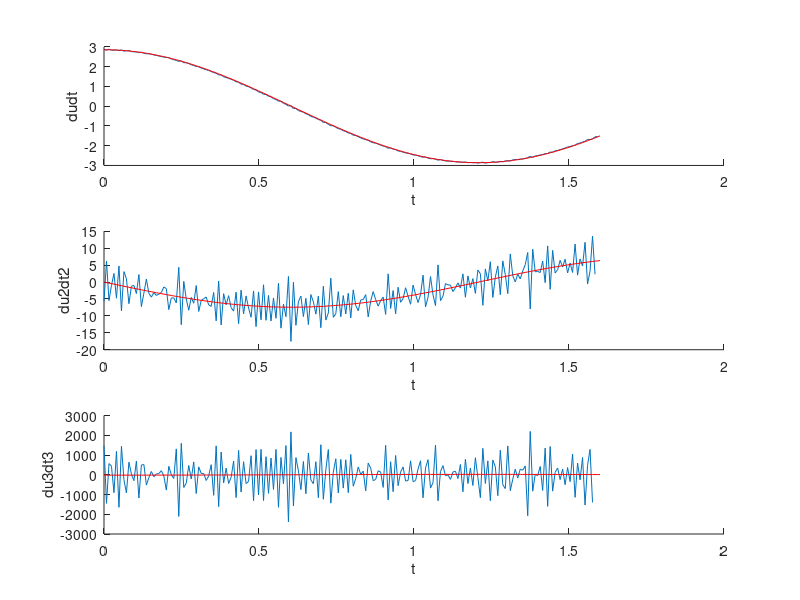
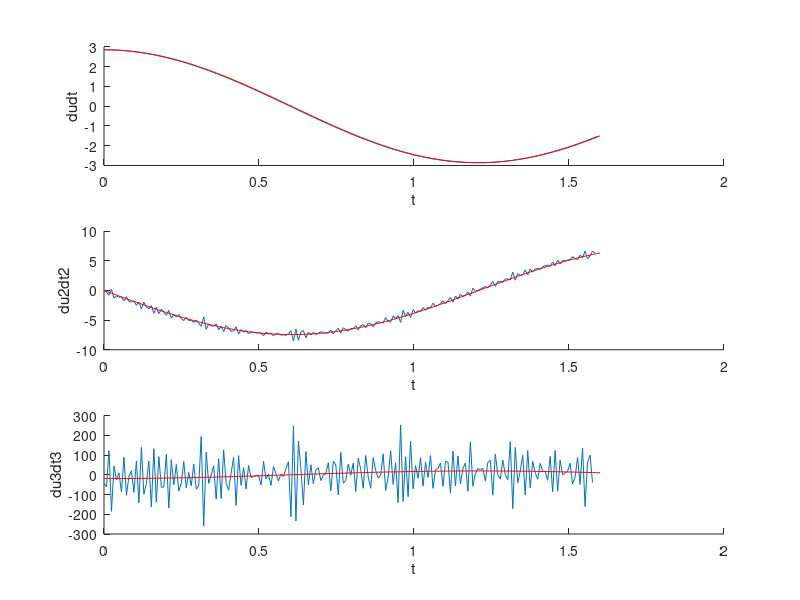
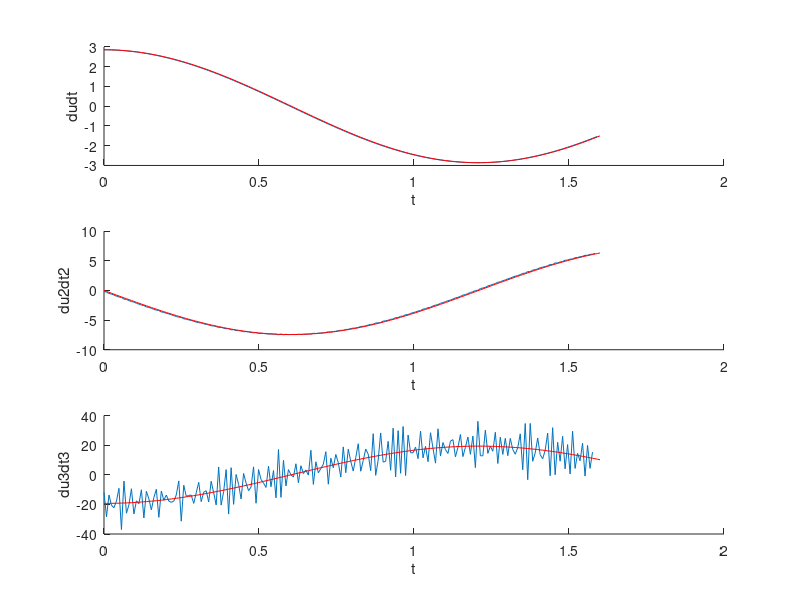
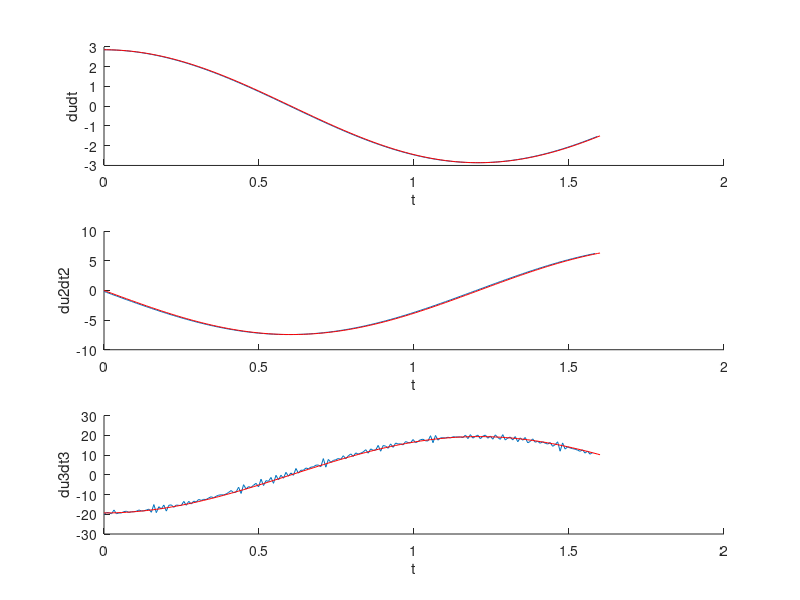

These charts were generated, in order, by the following MATLAB code:
% ------------------------------------------------------
clc
close all
clear all

A     = 1.1; % fluorescence intensity units
omega = 2.6; % rad/s
A_0   = 0.01;

u=@(t) A*sin(omega*t)+A_0;
tArray = linspace(0,1.6,200);
uArray = u(tArray); % an array of samples of u
% ------------------------------------------------------
% analytical solutions (in real life, we might not know these)
dudtExact      =  A*omega*cos(omega*tArray);
du2dt2Exact    = -A*omega^2*sin(omega*tArray);
du3dt3Exact    = -A*omega^3*cos(omega*tArray);
%%
% Take the sample and add a bit of noise
for i = [1e-4 1e-5 1e-6 1e-7 1e-8]
 uObserved = u(tArray) + (i)*randn(size(tArray));

% create finite-difference derivatives for first derivative, second derivative and third derivative
dudt   = diff(uObserved)./diff(tArray);
du2dt2 = diff(dudt)./diff(tArray(1:end-1));
du3dt3 = diff(du2dt2)./diff(tArray(1:end-2));

% and plot them
figure;
subplot(3,1,1); hold on;
plot(tArray(1:end-1), dudt);
plot(tArray, dudtExact, '-r');
xlabel('t');
ylabel('dudt');

subplot(3,1,2); hold on;
plot(tArray(1:end-2), du2dt2);
plot(tArray, du2dt2Exact, '-r');
xlabel('t');
ylabel('du2dt2')

subplot(3,1,3); hold on;
plot(tArray(1:end-3), du3dt3);
plot(tArray, du3dt3Exact, '-r');
xlabel('t');
ylabel('du3dt3')

percent1 = abs(dudtExact(1:end-1)-dudt);
percent2 = abs(du2dt2Exact(1:end-2)-du2dt2);
percent3 = abs(du3dt3Exact(1:end-3)-du3dt3);

err1 = max(percent1)/max(dudtExact)*100;
err2 = max(percent2)/max(du2dt2Exact)*100;
err3 = max(percent3)/max(du3dt3Exact)*100;

display (i)
display (err1)
display (err2)
display (err3)
end
% compute the difference at the peak between the exact derivative and the
% derivaive of the data 
% tell MATLAB to find the maximum value in that matrix 















